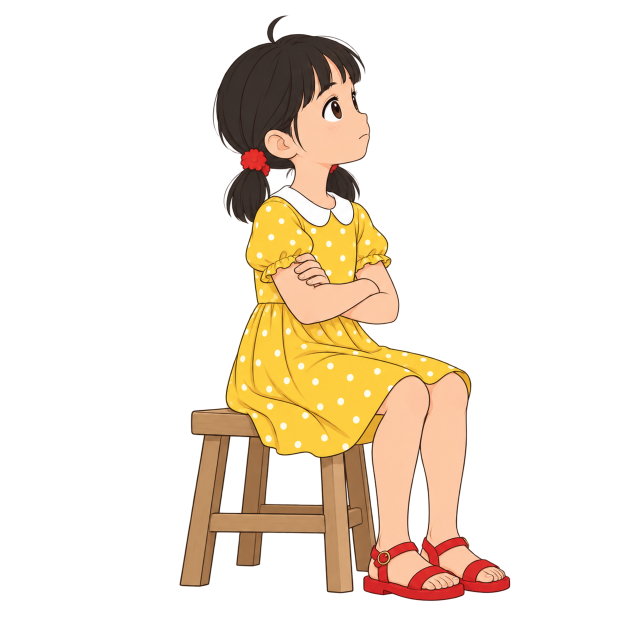
#> input picture collab/reviews/20261020_0000_s14_seated_first3/F000.png, 1254 x 1254 px, found by its file name (shown at 1/2 size)
$ python close_complete_semantic_stool_surfaces.py
#> lines starting #> are read from the running program, lines starting #| are printed output that depends on the picture
from pathlib import Path
from PIL import Image,ImageDraw
from scipy import ndimage
import numpy as np,json,hashlib
R=Path('/workspace/scratch/f060b5601755/s14_stage_setup_inputs_20261019_0756');P=R/'x168_x179_turn_sit_zero_call';U=Path('/tmp/laidian_s14_turn_sit_20261020');size=(1190,1350);Y,X=np.indices(size[::-1]);h=lambda p:hashlib.sha256(Path(p).read_bytes()).hexdigest()
base=Image.new('RGBA',size);base.alpha_composite(Image.open(R/'refs/assets/chars/x15/F000.png').convert('RGBA'),(-200,100));ba=np.array(base)
#> after `base = Image.new('RGBA', size)`: base: PIL image 1190x1350 RGBA; every value is 0
#> after `base.alpha_composite(Image.open(R / 'refs/assets/chars/x15/F000.png').`:
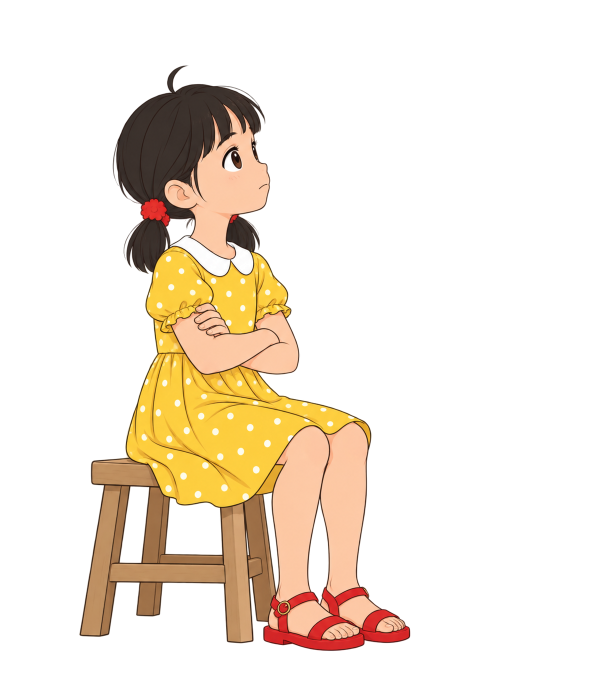
#> base: PIL image 1190x1350 RGBA (shown at 1/2 size); mean R, G, B, A 46.9, 36, 22.3, 58.9; transparent parts drawn white
def registered(f):
#> (the run stopped early here; a loop or call above may not have finished)

$ run again, with collab/reviews/20261020_0000_s14_seated_first3/X183_complete_body_call01_original.png copied over collab/reviews/20261020_0000_s14_seated_first3/F000.png
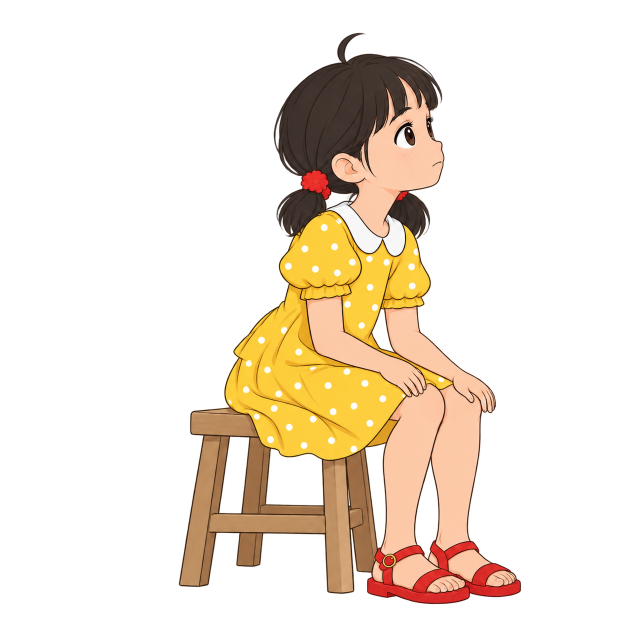
#> input picture collab/reviews/20261020_0000_s14_seated_first3/X183_complete_body_call01_original.png, 1254 x 1254 px, found by its file name (shown at 1/2 size)
#> base: PIL image 1190x1350 RGBA; every value is 0
#> `base.alpha_composite(Image.open(R / 'refs/assets/chars/x15/F000.png').`:
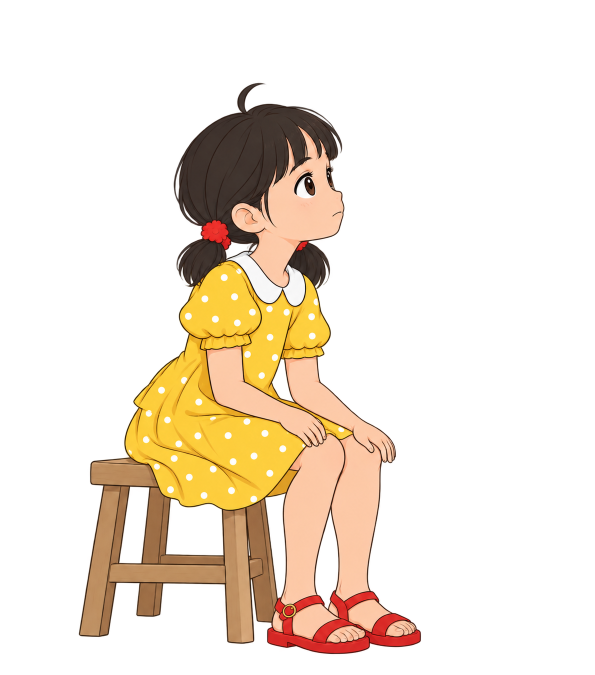
#> base: PIL image 1190x1350 RGBA (shown at 1/2 size); mean R, G, B, A 49.8, 37.8, 23.4, 61.4; transparent parts drawn white
